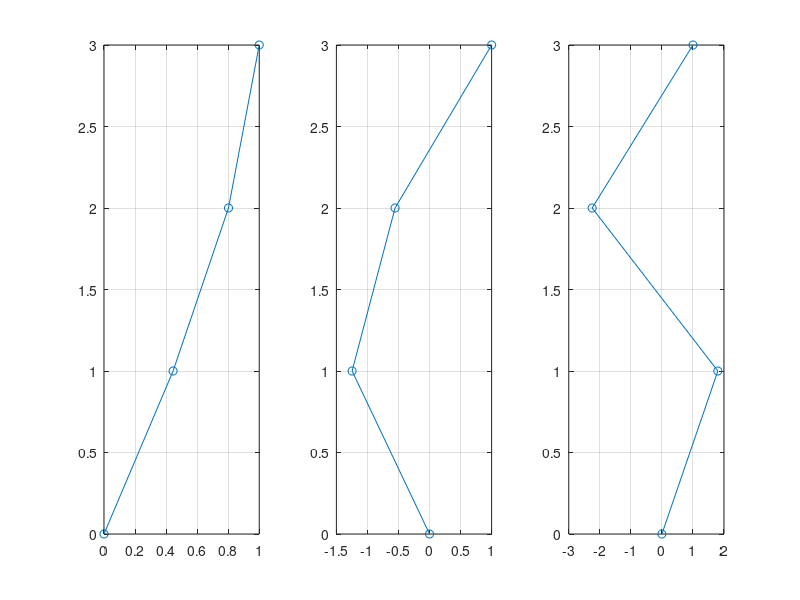

Source code (MATLAB):
clc
clear 
close all

%%Using eigen value method to get Modes of Vibration for a 3 story Building

M = diag([2250 2250 2250]);
K = [10364.44*2 -10364.44 0;
    -10364.44 10364.44*2 -10364.44;
    0 -10364.44 10364.44];

[V,D] = eig(K/2.25);
D = sqrt(D);

V(:,1) = V(:,1)/V(3,1);
V(:,2) = V(:,2)/V(3,2);
V(:,3) = V(:,3)/V(3,3);
Y = [0,1,2,3];
V = V';
figure;


subplot(1,3,1);
plot([0,V(1,:)],Y,'-o');

grid on
subplot(1,3,2);
plot([0,V(2,:)],Y,'-o');



grid on
subplot(1,3,3);
plot([0,V(3,:)],Y,'-o');

grid on